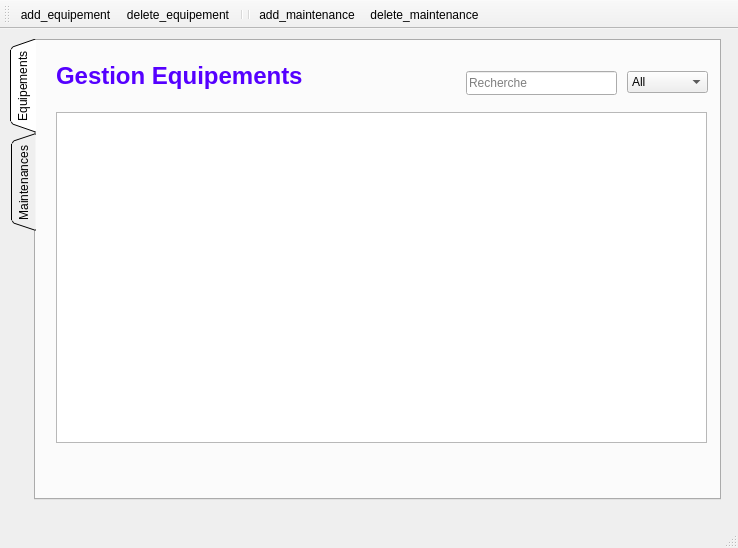
<?xml version="1.0" encoding="UTF-8"?>
<ui version="4.0">
 <class>gestion_wael</class>
 <widget class="QMainWindow" name="gestion_wael">
  <property name="geometry">
   <rect>
    <x>0</x>
    <y>0</y>
    <width>738</width>
    <height>548</height>
   </rect>
  </property>
  <property name="windowTitle">
   <string>Early Post</string>
  </property>
  <property name="styleSheet">
   <string notr="true">background-image: url(:/res/img/120302061_358999538613110_6062834803612643605_n.jpg);</string>
  </property>
  <widget class="QWidget" name="centralwidget">
   <widget class="QTabWidget" name="tabWidget">
    <property name="geometry">
     <rect>
      <x>10</x>
      <y>10</y>
      <width>711</width>
      <height>461</height>
     </rect>
    </property>
    <property name="tabPosition">
     <enum>QTabWidget::West</enum>
    </property>
    <property name="tabShape">
     <enum>QTabWidget::Triangular</enum>
    </property>
    <property name="currentIndex">
     <number>0</number>
    </property>
    <widget class="QWidget" name="tab">
     <attribute name="title">
      <string>Equipements</string>
     </attribute>
     <widget class="QLineEdit" name="rech_equipement">
      <property name="geometry">
       <rect>
        <x>430</x>
        <y>30</y>
        <width>151</width>
        <height>24</height>
       </rect>
      </property>
      <property name="placeholderText">
       <string>Recherche</string>
      </property>
      <property name="clearButtonEnabled">
       <bool>true</bool>
      </property>
     </widget>
     <widget class="QTableView" name="table_equipement">
      <property name="geometry">
       <rect>
        <x>20</x>
        <y>71</y>
        <width>651</width>
        <height>331</height>
       </rect>
      </property>
      <property name="styleSheet">
       <string notr="true"/>
      </property>
      <property name="sortingEnabled">
       <bool>true</bool>
      </property>
      <attribute name="horizontalHeaderCascadingSectionResizes">
       <bool>true</bool>
      </attribute>
      <attribute name="horizontalHeaderShowSortIndicator" stdset="0">
       <bool>true</bool>
      </attribute>
      <attribute name="horizontalHeaderStretchLastSection">
       <bool>false</bool>
      </attribute>
     </widget>
     <widget class="QLabel" name="label">
      <property name="geometry">
       <rect>
        <x>20</x>
        <y>20</y>
        <width>261</width>
        <height>31</height>
       </rect>
      </property>
      <property name="text">
       <string>&lt;html&gt;&lt;head/&gt;&lt;body&gt;&lt;p&gt;&lt;span style=&quot; font-size:18pt; font-weight:600; color:#5500ff;&quot;&gt;Gestion Equipements&lt;/span&gt;&lt;/p&gt;&lt;/body&gt;&lt;/html&gt;</string>
      </property>
     </widget>
     <widget class="QComboBox" name="equipement_sel_col">
      <property name="geometry">
       <rect>
        <x>591</x>
        <y>30</y>
        <width>81</width>
        <height>22</height>
       </rect>
      </property>
      <item>
       <property name="text">
        <string>All</string>
       </property>
      </item>
      <item>
       <property name="text">
        <string>ID</string>
       </property>
      </item>
      <item>
       <property name="text">
        <string>Nom</string>
       </property>
      </item>
      <item>
       <property name="text">
        <string>Date Achat</string>
       </property>
      </item>
      <item>
       <property name="text">
        <string>Prix</string>
       </property>
      </item>
      <item>
       <property name="text">
        <string>Etat</string>
       </property>
      </item>
     </widget>
    </widget>
    <widget class="QWidget" name="tab_2">
     <attribute name="title">
      <string>Maintenances</string>
     </attribute>
     <widget class="QTableView" name="table_maintenance">
      <property name="geometry">
       <rect>
        <x>10</x>
        <y>70</y>
        <width>651</width>
        <height>341</height>
       </rect>
      </property>
      <property name="selectionMode">
       <enum>QAbstractItemView::ExtendedSelection</enum>
      </property>
      <property name="sortingEnabled">
       <bool>true</bool>
      </property>
      <attribute name="horizontalHeaderShowSortIndicator" stdset="0">
       <bool>false</bool>
      </attribute>
     </widget>
     <widget class="QLabel" name="label_4">
      <property name="geometry">
       <rect>
        <x>30</x>
        <y>20</y>
        <width>211</width>
        <height>31</height>
       </rect>
      </property>
      <property name="text">
       <string>&lt;html&gt;&lt;head/&gt;&lt;body&gt;&lt;p&gt;&lt;span style=&quot; font-size:18pt; font-weight:600; color:#5500ff;&quot;&gt;Gestion Zones&lt;/span&gt;&lt;/p&gt;&lt;/body&gt;&lt;/html&gt;</string>
      </property>
     </widget>
     <widget class="QLineEdit" name="rech_maintenance">
      <property name="geometry">
       <rect>
        <x>430</x>
        <y>30</y>
        <width>141</width>
        <height>24</height>
       </rect>
      </property>
      <property name="placeholderText">
       <string>Recherche</string>
      </property>
      <property name="clearButtonEnabled">
       <bool>true</bool>
      </property>
     </widget>
     <widget class="QComboBox" name="maintenance_sel_col">
      <property name="geometry">
       <rect>
        <x>580</x>
        <y>30</y>
        <width>81</width>
        <height>22</height>
       </rect>
      </property>
      <item>
       <property name="text">
        <string>All</string>
       </property>
      </item>
      <item>
       <property name="text">
        <string>ID</string>
       </property>
      </item>
      <item>
       <property name="text">
        <string>Equipement</string>
       </property>
      </item>
      <item>
       <property name="text">
        <string>Duree</string>
       </property>
      </item>
      <item>
       <property name="text">
        <string>Total</string>
       </property>
      </item>
      <item>
       <property name="text">
        <string>Type Panne</string>
       </property>
      </item>
     </widget>
     <widget class="QPushButton" name="pushButton_2">
      <property name="geometry">
       <rect>
        <x>180</x>
        <y>420</y>
        <width>281</width>
        <height>23</height>
       </rect>
      </property>
      <property name="text">
       <string>Imprimer</string>
      </property>
     </widget>
    </widget>
   </widget>
  </widget>
  <widget class="QMenuBar" name="menubar">
   <property name="geometry">
    <rect>
     <x>0</x>
     <y>0</y>
     <width>738</width>
     <height>26</height>
    </rect>
   </property>
  </widget>
  <widget class="QStatusBar" name="statusbar"/>
  <widget class="QToolBar" name="toolBar">
   <property name="windowTitle">
    <string>toolBar</string>
   </property>
   <attribute name="toolBarArea">
    <enum>TopToolBarArea</enum>
   </attribute>
   <attribute name="toolBarBreak">
    <bool>false</bool>
   </attribute>
   <addaction name="actionadd_equipement"/>
   <addaction name="actiondelete_equipement"/>
   <addaction name="separator"/>
   <addaction name="separator"/>
   <addaction name="actionadd_maintenance"/>
   <addaction name="actiondelete_maintenance"/>
  </widget>
  <action name="actionadd_equipement">
   <property name="icon">
    <iconset resource="Resources.qrc">
     <normaloff>:/res/img/Add-icon.png</normaloff>:/res/img/Add-icon.png</iconset>
   </property>
   <property name="text">
    <string>add_equipement</string>
   </property>
   <property name="shortcut">
    <string>Ctrl+A</string>
   </property>
  </action>
  <action name="actiondelete_equipement">
   <property name="icon">
    <iconset resource="Resources.qrc">
     <normaloff>:/res/img/delete-icon.png</normaloff>:/res/img/delete-icon.png</iconset>
   </property>
   <property name="text">
    <string>delete_equipement</string>
   </property>
   <property name="shortcut">
    <string>Ctrl+D</string>
   </property>
  </action>
  <action name="actionadd_maintenance">
   <property name="text">
    <string>add_maintenance</string>
   </property>
   <property name="shortcut">
    <string>Ctrl+Shift+A</string>
   </property>
  </action>
  <action name="actiondelete_maintenance">
   <property name="text">
    <string>delete_maintenance</string>
   </property>
   <property name="shortcut">
    <string>Ctrl+Shift+D</string>
   </property>
  </action>
 </widget>
 <resources>
  <include location="Resources.qrc"/>
 </resources>
 <connections/>
</ui>
